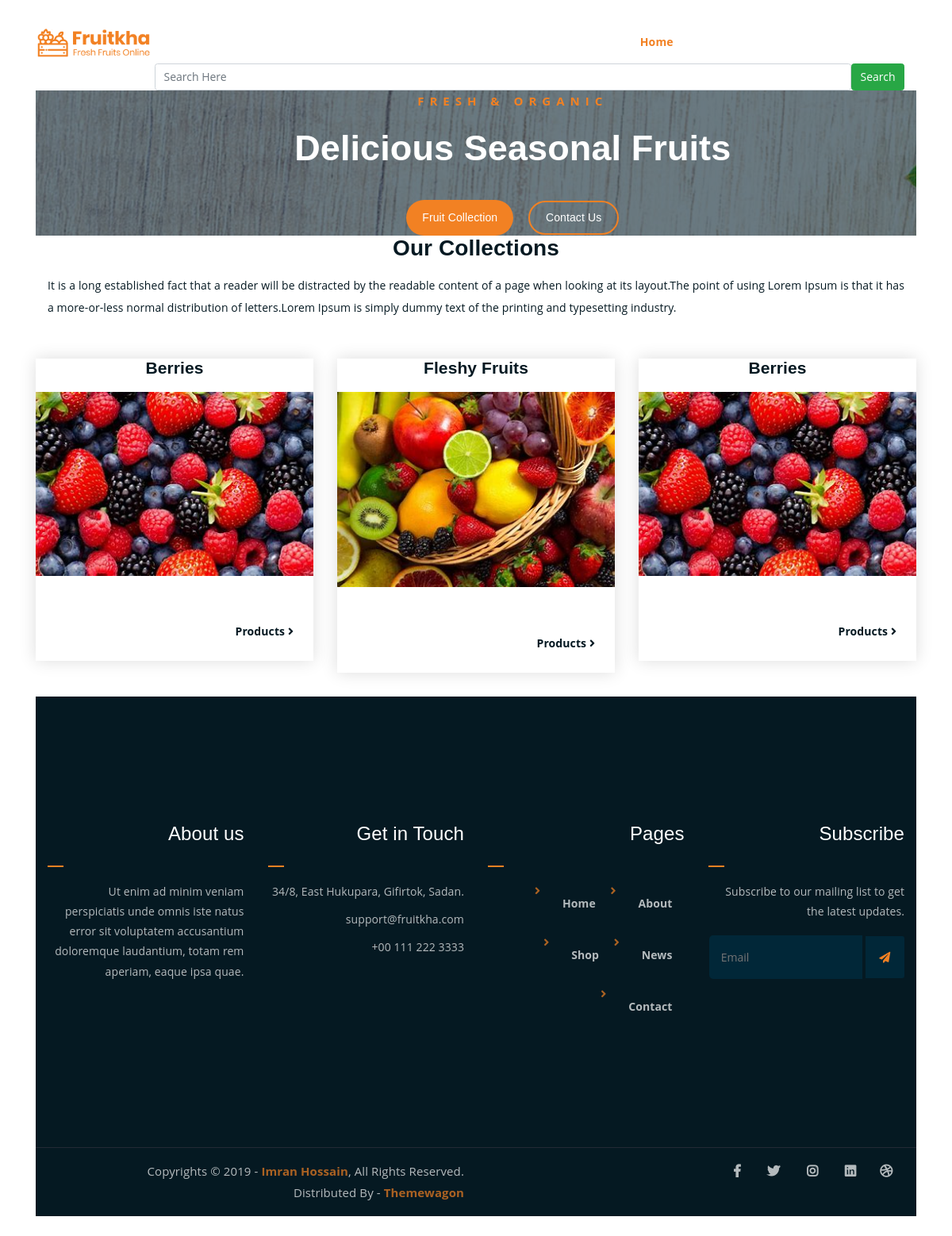
The page / on the database its author committed.
### shop/models.py (models this page shows, shortened)
class Categories(models.Model):
    name = models.CharField(max_length=20)
    description = models.TextField()
    image = models.ImageField(upload_to='image')

### shop/views.py (the view)
# urls.py: path('',views.categories,name='categories'),
def categories(request):
    c=Categories.objects.all()
    context={'cat':c}
    return render(request,'categories.html',context)

### cart/context_processors.py (called while the page is built, shortened)
def count_items(request):
    u=request.user
    count=0
    return{'c':count}

def menu_links(rquest):
    c=Categories.objects.all()
    return{'links':c}

### templates/categories.html (shortened to what this page needs)
{% extends 'base.html' %}
{% load static %}
{% block content %}
	<div class="hero-area hero-bg">
		<div class="container">
			<div class="row">
				<div class="col-lg-9 offset-lg-2 text-center">
					<div class="hero-text">
						<div class="hero-text-tablecell">
							<p class="subtitle">Fresh & Organic</p>
							<h1>Delicious Seasonal Fruits</h1>
							<div class="hero-btns">
								<a href="{% static 'shop.html' %}" class="boxed-btn">Fruit Collection</a>
								<a href="{% static 'contact.html' %}" class="bordered-btn">Contact Us</a>
							</div>
						</div>
					</div>
				</div>
			</div>
		</div>
	</div>
<div class="container nt-3">
    <h3 class="text-center">Our Collections</h3>
    <p style="text-align:justify;line-height:2">It is a long established fact that a reader will be distracted by the readable content of a page when looking at its layout.The point of using Lorem Ipsum is that it has a more-or-less normal distribution of letters.Lorem Ipsum is simply dummy text of the printing and typesetting industry.  </p>
</div>
<br>
<br>
<div class="row">
    {% for i in cat %}
				<div class="col-lg-4 col-md-4">
					<div class="single-latest-news">
						<h4 class="text-center">{{i.name}}</h4>
						<img class="img-fluid" src={{i.image.url}} height="200px" width="100%">
						<div class="news-text-box">
							<a href="{% url 'shop:product' i.id %}" class="read-more-btn">Products <i class="fas fa-angle-right"></i></a>
						</div>
					</div>
				</div>
{% endfor %}
</div>
{% endblock %}

### static/css/main.css (style rules this page uses)
html { font-size: 14px; font-weight: 400; line-height: 28px; height: 100%; }
body { font-family: "Open Sans", sans-serif; font-weight: 400; font-size: 1rem; letter-spacing: 0.1px; line-height: 1.8; color: #051922; overflow-x: hidden; }
body img { max-width: 100%; }
a { cursor: pointer; text-decoration: none; -webkit-transition: all 0.2s ease-in-out; -o-transition: all 0.2s ease-in-out; transition: all 0.2s ease-in-out; }
h1, .h1, h2, .h2, h3, .h3, h4, .h4, h5, .h5, h6, .h6 { font-family: "Poppins", sans-serif; font-weight: 700; margin: 0 0 1.25rem 0; color: #051922; }
h1, .h1 { font-size: 4rem; font-weight: 700; line-height: 4rem; }
h3, .h3 { font-size: 2rem; font-weight: 700; line-height: 2.25rem; }
h4, .h4 { font-size: 1.5rem; font-weight: 700; line-height: 1.75rem; }
p { font-family: "Open Sans", sans-serif; font-weight: 400; font-size: 1rem; letter-spacing: 0.1px; line-height: 1.8; color: #051922; margin: 0 0 1.25rem 0; }
p:last-child { margin: 0; }
a.boxed-btn { font-family: 'Poppins', sans-serif; display: inline-block; background-color: #F28123; color: #fff; padding: 10px 20px; }
a.bordered-btn { font-family: 'Poppins', sans-serif; display: inline-block; color: #fff; border: 2px solid #F28123; padding: 7px 20px; }
a.read-more-btn { display: inline-block; margin-top: 15px; color: #051922; -webkit-transition: 0.3s; -o-transition: 0.3s; transition: 0.3s; font-weight: 700; }
a.boxed-btn, a.bordered-btn, a.cart-btn { border-radius: 50px; }
a.boxed-btn { -webkit-transition: 0.3s; -o-transition: 0.3s; transition: 0.3s; }
a.bordered-btn { -webkit-transition: 0.3s; -o-transition: 0.3s; transition: 0.3s; }
.single-latest-news { -webkit-box-shadow: 0 0 20px #dddddd; box-shadow: 0 0 20px #dddddd; -webkit-transition: 0.3s; -o-transition: 0.3s; transition: 0.3s; }
.hero-bg { background-image: url(../img/hero-bg.jpg); background-size: cover; background-position: center; background-attachment: fixed; }
.hero-text { display: table; height: 100%; }
.hero-text-tablecell { display: table-cell; }
.hero-area { height: 100%; position: relative; z-index: 1; }
html, body { height: 100%; }
.hero-area:after { position: absolute; left: 0; top: 0; width: 100%; height: 100%; content: ""; background-color: #07212e; z-index: -1; opacity: 0.6; }
.hero-text p.subtitle { color: #F28123; font-weight: 700; text-transform: uppercase; letter-spacing: 7px; font-size: 15px; }
.hero-text h1 { font-size: 64px; font-weight: 700; line-height: 1.3; color: #fff; }
.hero-area div { height: 100%; }
.hero-area div.hero-text { height: 100%; width: 100%; }
.hero-area div.hero-text-tablecell { height: auto; vertical-align: middle; }
.hero-area div.hero-text-tablecell div { height: auto; vertical-align: middle; }
.hero-btns { margin-top: 35px; }
.hero-btns a.bordered-btn { margin-left: 15px; }
.news-text-box { padding: 25px; border-bottom-left-radius: 5px; border-bottom-right-radius: 5px; }
.single-latest-news { margin-bottom: 30px; }

### static/css/responsive.css (style rules this page uses)
@media only screen and (min-width: 992px) and (max-width: 1200px) { .hero-text h1 { font-size: 45px; } }

### rows shown on the page
Categories: name "Berries", image (picture)
Categories: name "Fleshy Fruits", image (picture)
Categories: name "Berries", image (picture)
